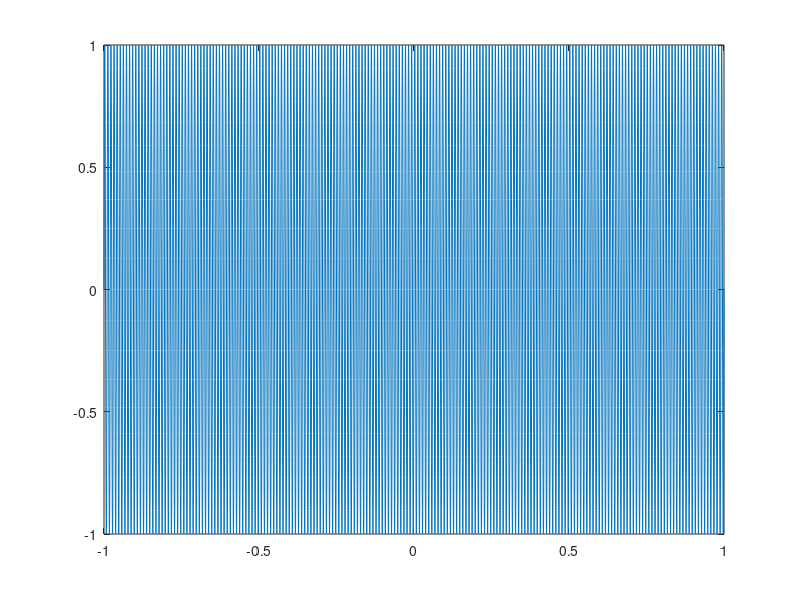

The MATLAB script that drew this image: (Note: this script raises an error after producing the figure.)
f=100;
n=10000;
fs=n/2;
A=1;
samples=(-5000:5000);
t=samples/5000;
y=A*sin(2*pi*f*t);
figure(1);
plot(t,y)

fs1=200;
samples1=(-fs1:fs1);
t1=linspace(-1,1,200)
ps1=1/(4*fs1)
y1=A*sin(2*pi*f*((t1)-(ps)));
figure(2);
stem(t1,y1)